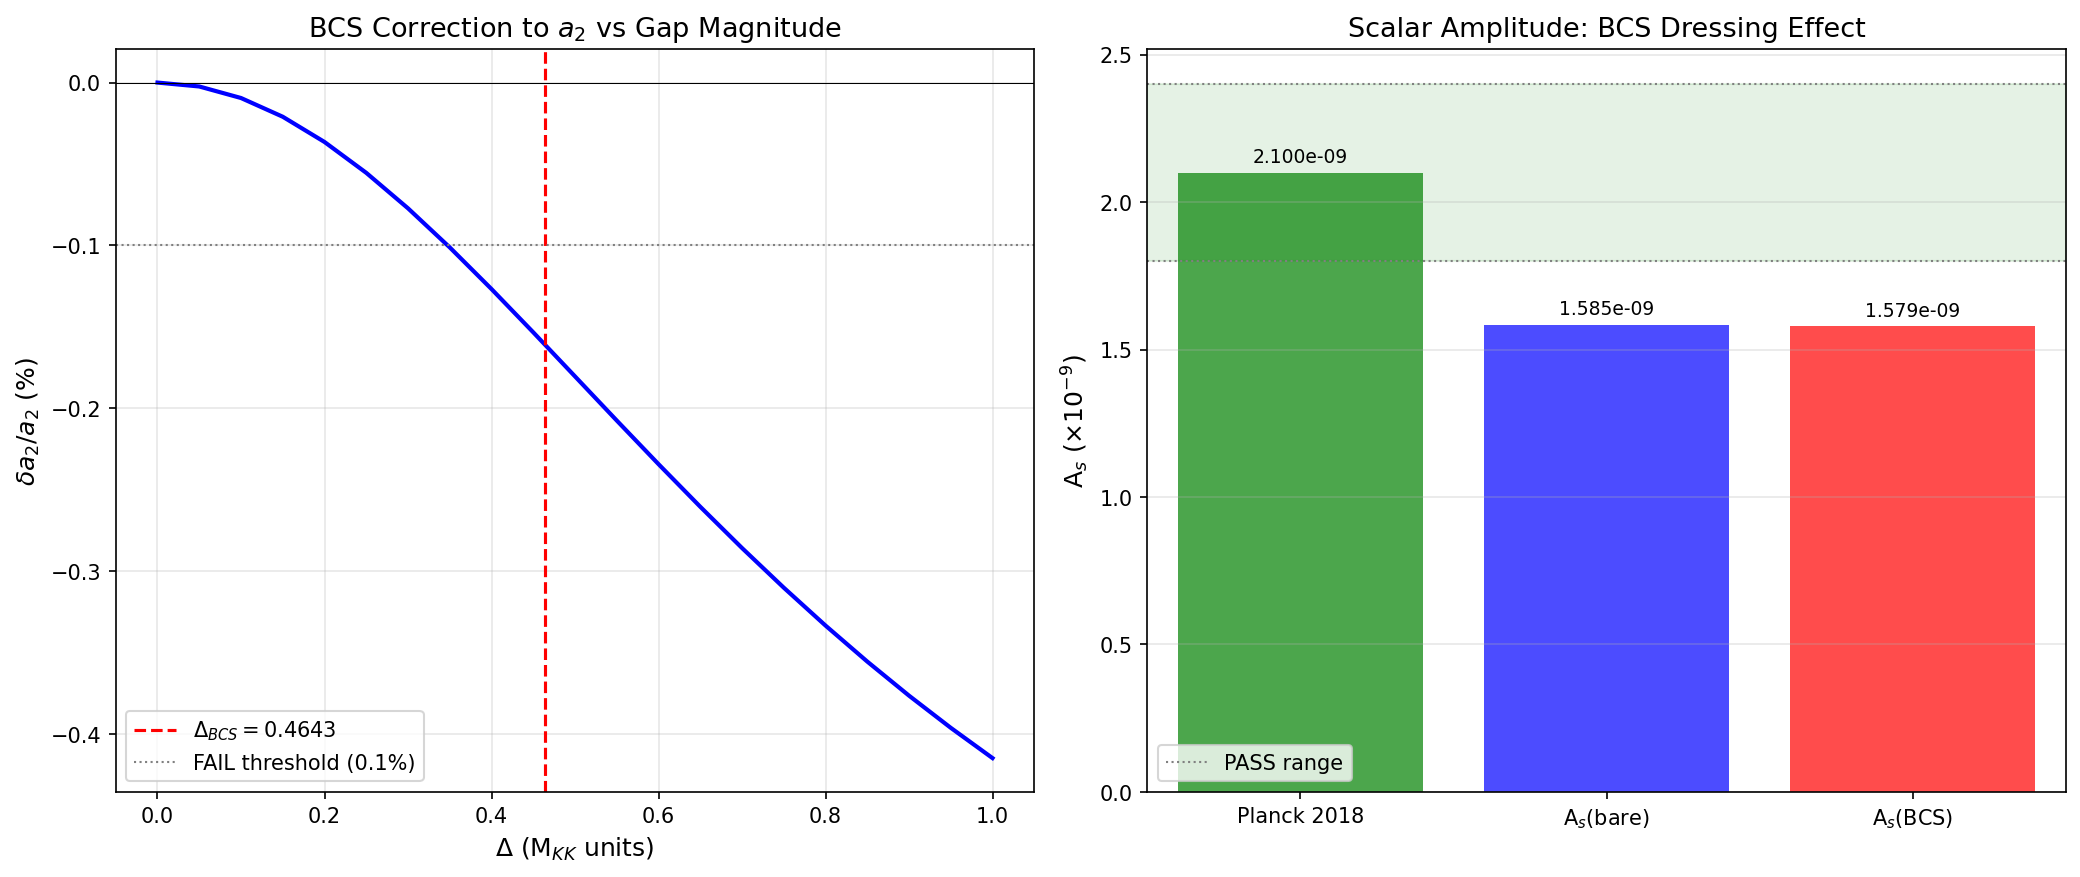

Source code (Python):
#!/usr/bin/env python3
"""
s76_bcs_dressing_a2.py -- BCS-DRESSING-OF-A2-76: BCS Correction to a_2/a_0 Ratio
==================================================================================

Gate: S76-B4-BCS-DRESS
  PASS: A_s(BCS-corrected) in [1.8e-9, 2.4e-9]
  FAIL: |delta_a_2/a_2| < 0.001 (BCS correction negligible)
  INFO: correction has right sign but wrong magnitude

Physics
-------
The spectral scalar amplitude conversion factor f_conv depends on the
spectral moment ratio:

    f_conv = (M_KK/M_Pl)^4 * (a_2/a_0)^2                               (1)

BCS pairing modifies a_2 because the heat kernel coefficient is:

    a_2 = sum_k d_{pq}^2 * lambda_k^{-2}                                (2)

The BCS condensate reorganizes eigenvalues near the Fermi surface.
For the 16 eigenvalues in the (0,0) singlet sector, the dressed
eigenvalue is:

    E_k = sqrt(epsilon_k^2 + Delta^2)                                    (3)

For all other sectors [(p,q) != (0,0), 155968 weighted eigenvalues]:
    E_k = |lambda_k|  (unchanged)                                        (4)

The BCS correction to a_2 is:

    delta_a_2 = sum_{k in (0,0)} [E_k^{-2} - epsilon_k^{-2}]           (5)
              = sum_{k in (0,0)} [1/(eps_k^2 + Delta^2) - 1/eps_k^2]
              = -sum_{k in (0,0)} Delta^2 / [eps_k^2 * (eps_k^2 + Delta^2)]

This is NEGATIVE: BCS pushes eigenvalues apart, reducing the
inverse-square spectral weight.

For A_s:
    delta(A_s)/A_s = delta(f_conv)/f_conv = 2 * delta(a_2)/a_2          (6)

So delta_a_2 < 0 implies f_conv DECREASES, A_s DECREASES (gap widens).

For CC (HP4): chi_2 involves M_1 = sum lambda_k (first spectral moment),
not a_2 directly. But a_2 enters via R_1 = a_0*a_4/a_2^2. Track both.

Cross-checks:
  CHK1: delta_a_2 -> 0 as Delta -> 0 (normal state limit)
  CHK2: |delta_a_2/a_2| < 1 (perturbative correction)
  CHK3: Sign is NEGATIVE (BCS pushes eigenvalues apart -> reduces sum k^{-2})
  CHK4: Magnitude consistent with S72v2 mode-selective result
  CHK5: Full recomputation from D_K spectrum agrees with analytic estimate

Author: Landau Condensed Matter Theorist
Session: S76, Wave 2 (W2-D)
"""

import numpy as np
import sys
import os
import time

SCRIPT_DIR = os.path.dirname(os.path.abspath(__file__))
sys.path.insert(0, SCRIPT_DIR)
os.chdir(SCRIPT_DIR)

import matplotlib
matplotlib.use('Agg')
import matplotlib.pyplot as plt

from canonical_constants import (
    # BCS parameters
    Delta_BCS, N_dof_BCS,
    E_B1, E_B2_mean, E_B3_mean,
    Delta_B3,
    # Spectral action coefficients at fold
    a0_fold, a2_fold, a4_fold,
    S_fold, dS_fold, d2S_fold,
    R_protected_fold,
    # Scales
    M_KK, M_KK_gravity,
    M_Pl_reduced, M_Pl_unreduced,
    tau_fold,
    # Cosmological
    A_s_CMB,
    # Geometry
    PI,
    # Transit
    H_fold,
)

# Import spectrum computation tools
from dirac_spectrum import (
    su3_generators, compute_structure_constants,
    build_cliff8, collect_spectrum,
)
from spectral_action import dim_su3_irrep

print("=" * 78)
print("S76-B4-BCS-DRESS: BCS Correction to Spectral Moment Ratio a_2/a_0")
print("=" * 78)

# =============================================================================
# STEP 0: ANALYTIC ESTIMATE FROM 8-MODE BCS SUBSYSTEM
# =============================================================================
print("\n" + "-" * 78)
print("STEP 0: Analytic estimate of BCS correction to a_2")
print("-" * 78)

print("""
  The BCS condensate pairs modes in the (0,0) singlet sector.
  8 mode energies -> 16 eigenvalues (+/- pairs), d^2 = 1 for (0,0).

  Each mode contributes to a_2 via lambda^{-2}.
  BCS dressing: lambda -> E = sqrt(lambda^2 + Delta^2).

  delta_a_2 = sum_{modes} 2 * [1/(eps^2 + Delta^2) - 1/eps^2]
            = -sum_{modes} 2 * Delta^2 / [eps^2 * (eps^2 + Delta^2)]

  Factor 2 from +/- eigenvalue pairs.
""")

# Mode energies at the fold (M_KK units)
# 1 B1 mode, 4 B2 modes, 3 B3 modes = 8 modes total
eps_modes = np.array([
    E_B1,                                          # B1 (1 mode)
    E_B2_mean, E_B2_mean, E_B2_mean, E_B2_mean,   # B2 (4 modes)
    E_B3_mean, E_B3_mean, E_B3_mean,               # B3 (3 modes)
])  # (local)
n_modes_BCS = len(eps_modes)  # (local) = 8

Delta = Delta_BCS  # (local) = 0.4643 M_KK

print(f"  BCS gap: Delta = {Delta:.4f} M_KK")
print(f"  Mode energies (M_KK units):")
mode_labels = ['B1'] + ['B2']*4 + ['B3']*3  # (local)
for i, (label, eps) in enumerate(zip(mode_labels, eps_modes)):
    E_dressed = np.sqrt(eps**2 + Delta**2)  # (local)
    ratio = Delta**2 / (eps**2 * (eps**2 + Delta**2))  # (local)
    print(f"    {label}: eps = {eps:.6f}, E = {E_dressed:.6f}, "
          f"Delta^2/(eps^2*E^2) = {ratio:.6f}")

# Analytic delta_a_2 from 8-mode subsystem
# Each mode has +/- eigenvalue pair -> factor of 2
delta_a2_analytic = 0.0  # (local)
for eps in eps_modes:
    E_sq = eps**2 + Delta**2  # (local)
    # 1/E^2 - 1/eps^2 = -Delta^2 / (eps^2 * E^2)
    delta_per_mode = 1.0/E_sq - 1.0/eps**2  # (local)
    delta_a2_analytic += 2.0 * delta_per_mode  # factor 2 for +/- pair

# Bare a_2 from 8-mode subsystem only (for comparison)
a2_8mode_bare = 2.0 * np.sum(1.0 / eps_modes**2)  # (local) factor 2 for +/-

# Relative correction to FULL a_2
delta_a2_over_a2_full = delta_a2_analytic / a2_fold  # (local)

# Relative correction within 8-mode subsystem
delta_a2_over_a2_8mode = delta_a2_analytic / a2_8mode_bare  # (local)

print(f"\n  Analytic results:")
print(f"    delta_a2 (8-mode BCS) = {delta_a2_analytic:.6f}")
print(f"    a2_8mode_bare        = {a2_8mode_bare:.6f}")
print(f"    a2_fold (full)       = {a2_fold:.6f}")
print(f"    delta_a2 / a2_fold   = {delta_a2_over_a2_full:.6e} ({delta_a2_over_a2_full*100:.4f}%)")
print(f"    delta_a2 / a2_8mode  = {delta_a2_over_a2_8mode:.6e} ({delta_a2_over_a2_8mode*100:.2f}%)")

# Sign check
print(f"\n  Sign check: delta_a2 = {delta_a2_analytic:.6f} {'< 0 (CORRECT: BCS reduces a_2)' if delta_a2_analytic < 0 else '> 0 (UNEXPECTED)'}")

# =============================================================================
# STEP 1: FULL RECOMPUTATION FROM D_K SPECTRUM AT FOLD
# =============================================================================
print("\n" + "-" * 78)
print("STEP 1: Full recomputation from D_K eigenvalue spectrum at tau_fold")
print("-" * 78)

print("""
  Compute the FULL a_2 with and without BCS dressing by summing over
  ALL eigenvalues of D_K at tau = 0.19, with d_{pq}^2 weights.

  Mode-selective: only (0,0) sector gets BCS gap.
  All other sectors: E_k = |lambda_k| (unchanged).
""")

t0 = time.time()  # (local)

# Compute D_K spectrum at fold
gens = su3_generators()
f_abc = compute_structure_constants(gens)
gammas = build_cliff8()

_, eval_data = collect_spectrum(tau_fold, gens, f_abc, gammas, max_pq_sum=3,
                                verbose=True)

# Accumulate a_0, a_2, a_4 for bare and BCS-dressed spectra
# TWO weighting conventions:
#   PW (Peter-Weyl): weight = d_pq. This is the heat-kernel convention
#     used by extract_seeley_dewitt and the canonical a_2_fold = 2776.
#   SQ (squared): weight = d_pq^2. Used by S72 spectral action computation.
# Both give identical delta_a_2 for (0,0) because d_{(0,0)} = 1.
# The CANONICAL f_conv uses PW-weighted a_2/a_0, so we use PW for propagation.

# PW-weighted (canonical convention)
a0_bare_pw = 0.0  # (local)
a2_bare_pw = 0.0  # (local)
a4_bare_pw = 0.0  # (local)
a0_bcs_pw = 0.0  # (local)
a2_bcs_pw = 0.0  # (local)
a4_bcs_pw = 0.0  # (local)

# SQ-weighted (S72 convention, for cross-check)
a0_bare_sq = 0.0  # (local)
a2_bare_sq = 0.0  # (local)
a4_bare_sq = 0.0  # (local)
a0_bcs_sq = 0.0  # (local)
a2_bcs_sq = 0.0  # (local)
a4_bcs_sq = 0.0  # (local)

n_eigenvalues_total = 0  # (local)
n_eigenvalues_weighted_pw = 0  # (local)
n_eigenvalues_weighted_sq = 0  # (local)
n_eigenvalues_00 = 0  # (local)

# Track (0,0) sector contribution separately
a2_00_bare = 0.0  # (local)
a2_00_bcs = 0.0  # (local)
a4_00_bare = 0.0  # (local)
a4_00_bcs = 0.0  # (local)

for p, q, evals in eval_data:
    d_pq = dim_su3_irrep(p, q)  # (local)
    w_pw = d_pq      # (local) Peter-Weyl weight
    w_sq = d_pq**2   # (local) squared weight
    omega = np.abs(evals)  # (local) bare |lambda_k|
    n_ev = len(evals)  # (local)
    n_eigenvalues_total += n_ev
    n_eigenvalues_weighted_pw += w_pw * n_ev
    n_eigenvalues_weighted_sq += w_sq * n_ev

    mask = omega > 1e-12  # (local) exclude zero modes
    omega_nz = omega[mask]  # (local)

    # Bare contributions (both conventions)
    a0_bare_pw += w_pw * n_ev
    a2_bare_pw += w_pw * np.sum(1.0 / omega_nz**2)
    a4_bare_pw += w_pw * np.sum(1.0 / omega_nz**4)
    a0_bare_sq += w_sq * n_ev
    a2_bare_sq += w_sq * np.sum(1.0 / omega_nz**2)
    a4_bare_sq += w_sq * np.sum(1.0 / omega_nz**4)

    if p == 0 and q == 0:
        # (0,0) singlet sector -- apply BCS dressing
        n_eigenvalues_00 = n_ev
        E_bcs = np.sqrt(omega_nz**2 + Delta**2)  # (local)

        a2_00_bare = np.sum(1.0 / omega_nz**2)
        a2_00_bcs = np.sum(1.0 / E_bcs**2)
        a4_00_bare = np.sum(1.0 / omega_nz**4)
        a4_00_bcs = np.sum(1.0 / E_bcs**4)

        # BCS-dressed (both conventions, but d=1 so identical)
        a0_bcs_pw += w_pw * n_ev
        a2_bcs_pw += w_pw * np.sum(1.0 / E_bcs**2)
        a4_bcs_pw += w_pw * np.sum(1.0 / E_bcs**4)
        a0_bcs_sq += w_sq * n_ev
        a2_bcs_sq += w_sq * np.sum(1.0 / E_bcs**2)
        a4_bcs_sq += w_sq * np.sum(1.0 / E_bcs**4)
    else:
        # Spectator sector: no BCS gap
        a0_bcs_pw += w_pw * n_ev
        a2_bcs_pw += w_pw * np.sum(1.0 / omega_nz**2)
        a4_bcs_pw += w_pw * np.sum(1.0 / omega_nz**4)
        a0_bcs_sq += w_sq * n_ev
        a2_bcs_sq += w_sq * np.sum(1.0 / omega_nz**2)
        a4_bcs_sq += w_sq * np.sum(1.0 / omega_nz**4)

t_spectrum = time.time() - t0  # (local)

print(f"\n  Spectrum computation: {t_spectrum:.1f}s")
print(f"  Total eigenvalues: {n_eigenvalues_total}")
print(f"  PW-weighted eigenvalues: {n_eigenvalues_weighted_pw}")
print(f"  SQ-weighted eigenvalues: {n_eigenvalues_weighted_sq}")
print(f"  (0,0) sector eigenvalues: {n_eigenvalues_00}")
print(f"  Spectator eigenvalues: {n_eigenvalues_total - n_eigenvalues_00}")

# =============================================================================
# STEP 2: COMPUTE ALL CORRECTIONS AND PROPAGATE TO OBSERVABLES
# =============================================================================
print("\n" + "-" * 78)
print("STEP 2: BCS corrections to spectral moments and observables")
print("-" * 78)

print("""
  TWO weighting conventions compared:
    PW (Peter-Weyl): weight = dim(p,q). Used by heat-kernel extraction
      and canonical a_2_fold = 2776. This is the correct convention for f_conv.
    SQ (squared): weight = dim(p,q)^2. Used by S72 spectral action scripts.

  For (0,0) sector, dim = 1, so delta_a_2 is identical in both conventions.
  The denominator differs, changing the fractional correction.
""")

# Delta_a_2 from full spectrum (PW convention -- canonical)
delta_a2_pw = a2_bcs_pw - a2_bare_pw  # (local)
delta_a4_pw = a4_bcs_pw - a4_bare_pw  # (local)

# Delta_a_2 from full spectrum (SQ convention -- S72)
delta_a2_sq = a2_bcs_sq - a2_bare_sq  # (local)
delta_a4_sq = a4_bcs_sq - a4_bare_sq  # (local)

# Fractional corrections (PW -- canonical)
frac_a2 = delta_a2_pw / a2_bare_pw  # (local)
frac_a4 = delta_a4_pw / a4_bare_pw  # (local)

# Fractional corrections (SQ -- S72)
frac_a2_sq = delta_a2_sq / a2_bare_sq  # (local)
frac_a4_sq = delta_a4_sq / a4_bare_sq  # (local)

# Also compute relative to canonical a_2_fold (independent check)
frac_a2_canon = delta_a2_pw / a2_fold  # (local)

# Verify bare a_2(PW) matches canonical
a2_check_ratio = a2_bare_pw / a2_fold  # (local)
a4_check_ratio = a4_bare_pw / a4_fold  # (local)
a0_check_ratio = a0_bare_pw / a0_fold  # (local)

print(f"  BARE spectral moments (PW convention) at fold:")
print(f"    a_0(PW)  = {a0_bare_pw:.4f}   (canonical: {a0_fold:.1f}, ratio: {a0_check_ratio:.6f})")
print(f"    a_2(PW)  = {a2_bare_pw:.4f}  (canonical: {a2_fold:.4f}, ratio: {a2_check_ratio:.6f})")
print(f"    a_4(PW)  = {a4_bare_pw:.4f}  (canonical: {a4_fold:.4f}, ratio: {a4_check_ratio:.6f})")

print(f"\n  BARE spectral moments (SQ convention) at fold:")
print(f"    a_0(SQ)  = {a0_bare_sq:.4f}")
print(f"    a_2(SQ)  = {a2_bare_sq:.4f}")
print(f"    a_4(SQ)  = {a4_bare_sq:.4f}")

print(f"\n  BCS-DRESSED spectral moments (PW convention):")
print(f"    a_0(BCS) = {a0_bcs_pw:.4f}   (unchanged)")
print(f"    a_2(BCS) = {a2_bcs_pw:.4f}")
print(f"    a_4(BCS) = {a4_bcs_pw:.4f}")

print(f"\n  CORRECTIONS (PW -- canonical for f_conv):")
print(f"    delta_a_2         = {delta_a2_pw:.6f}")
print(f"    delta_a_4         = {delta_a4_pw:.6f}")
print(f"    delta_a_2 / a_2   = {frac_a2:.6e} ({frac_a2*100:.6f}%)")
print(f"    delta_a_4 / a_4   = {frac_a4:.6e} ({frac_a4*100:.6f}%)")
print(f"    delta_a_2 / a_2(canon) = {frac_a2_canon:.6e} ({frac_a2_canon*100:.6f}%)")

print(f"\n  CORRECTIONS (SQ -- S72 convention, for cross-check):")
print(f"    delta_a_2 / a_2   = {frac_a2_sq:.6e} ({frac_a2_sq*100:.6f}%)")
print(f"    delta_a_4 / a_4   = {frac_a4_sq:.6e} ({frac_a4_sq*100:.6f}%)")

print(f"\n  Note: delta_a_2(PW) = {delta_a2_pw:.6f}, delta_a_2(SQ) = {delta_a2_sq:.6f}")
print(f"  These are identical (d_(0,0)=1) confirming only the denominator differs.")

# Sign verification
sign_a2_ok = delta_a2_pw < 0  # (local) BCS should REDUCE a_2
print(f"\n  Sign check (delta_a_2 < 0): {'PASS' if sign_a2_ok else 'FAIL'} (delta_a_2 = {delta_a2_pw:.6e})")

# (0,0) sector detailed breakdown
delta_a2_00 = a2_00_bcs - a2_00_bare  # (local)
delta_a4_00 = a4_00_bcs - a4_00_bare  # (local)
print(f"\n  (0,0) sector breakdown:")
print(f"    a_2(0,0) bare = {a2_00_bare:.6f}")
print(f"    a_2(0,0) BCS  = {a2_00_bcs:.6f}")
print(f"    delta_a_2(0,0) = {delta_a2_00:.6f}")
print(f"    Fraction of total a_2(PW) from (0,0): {a2_00_bare/a2_bare_pw*100:.4f}%")

# =============================================================================
# STEP 3: PROPAGATE TO A_s AND CC
# =============================================================================
print("\n" + "-" * 78)
print("STEP 3: Propagation to A_s and Cosmological Constant predictions")
print("-" * 78)

# --- A_s via f_conv ---
print("\n  === A_s prediction ===")
print(f"  f_conv = (M_KK/M_Pl)^4 * (a_2/a_0)^2")
print(f"  Using CANONICAL a_2_fold/a_0_fold (PW/heat-kernel convention)")

# W1-F uses M_Pl_unreduced (= 1.221e19 GeV), NOT M_Pl_reduced (= 2.435e18 GeV).
# f_KK = (M_KK/M_Pl)^4 = (6.085e-3)^4 = 1.371e-9 per W1-F.
f_KK = (M_KK / M_Pl_unreduced)**4  # (local) KK hierarchy factor, using M_Pl (unreduced)

# Bare f_conv: use canonical values (matches W1-F exactly)
f_spec_bare = (a2_fold / a0_fold)**2  # (local) spectral projection (bare)
f_conv_bare = f_KK * f_spec_bare  # (local)

# BCS-corrected: shift a_2 by delta_a_2 from (0,0) sector
# The delta_a_2 is an ABSOLUTE shift, same in both PW and SQ conventions
# because d_(0,0) = 1. We apply it to the canonical a_2_fold.
a2_bcs_canon = a2_fold + delta_a2_pw  # (local) = a2_fold + delta
a4_bcs_canon = a4_fold + delta_a4_pw  # (local) = a4_fold + delta
f_spec_bcs = (a2_bcs_canon / a0_fold)**2  # (local) BCS-corrected
f_conv_bcs = f_KK * f_spec_bcs  # (local)

# A_s(fiber) from W1-F
A_s_fiber = 6.221  # (local) from S76 W1-F spectral perturbation theory

A_s_bare = A_s_fiber * f_conv_bare  # (local)
A_s_bcs = A_s_fiber * f_conv_bcs  # (local)

delta_As_rel = (A_s_bcs - A_s_bare) / A_s_bare  # (local)
delta_As_rel_from_a2 = 2.0 * frac_a2_canon  # (local) linearized: 2*delta(a_2)/a_2

# Gap in OOM
gap_bare_OOM = np.log10(A_s_bare / A_s_CMB)  # (local)
gap_bcs_OOM = np.log10(A_s_bcs / A_s_CMB)  # (local)

print(f"\n  f_KK = (M_KK/M_Pl)^4 = {f_KK:.6e}")
print(f"  a_2(bare) = {a2_fold:.4f} (canonical)")
print(f"  a_2(BCS)  = {a2_bcs_canon:.4f} (= a2_fold + delta_a2)")
print(f"  a_4(bare) = {a4_fold:.4f} (canonical)")
print(f"  a_4(BCS)  = {a4_bcs_canon:.4f}")
print(f"  f_spec(bare) = (a_2/a_0)^2 = {f_spec_bare:.6e}")
print(f"  f_spec(BCS)  = (a_2^BCS/a_0)^2 = {f_spec_bcs:.6e}")
print(f"\n  f_conv(bare) = {f_conv_bare:.6e}")
print(f"  f_conv(BCS)  = {f_conv_bcs:.6e}")
print(f"\n  A_s(fiber)  = {A_s_fiber:.3f}")
print(f"  A_s(bare)   = {A_s_bare:.4e}")
print(f"  A_s(BCS)    = {A_s_bcs:.4e}")
print(f"  A_s(Planck) = {A_s_CMB:.2e}")
print(f"\n  delta(A_s)/A_s = {delta_As_rel:.6e} ({delta_As_rel*100:.6f}%)")
print(f"  Linearized:     2 * delta(a_2)/a_2 = {delta_As_rel_from_a2:.6e}")
print(f"\n  Gap (bare):  log10(A_s/A_s_CMB) = {gap_bare_OOM:.4f} OOM")
print(f"  Gap (BCS):   log10(A_s/A_s_CMB) = {gap_bcs_OOM:.4f} OOM")
print(f"  Gap change:  {gap_bcs_OOM - gap_bare_OOM:.6f} OOM")

# --- CC via R_protected ---
print("\n  === Cosmological Constant impact ===")
R1_bare = a0_fold * a4_fold / a2_fold**2  # (local) = R_protected_fold
R1_bcs = a0_fold * a4_bcs_canon / a2_bcs_canon**2  # (local)
delta_R1_rel = (R1_bcs - R1_bare) / R1_bare  # (local)

print(f"  R_1(bare)  = a_0*a_4/a_2^2 = {R1_bare:.6f}")
print(f"  R_1(BCS)   = a_0*a_4^BCS/(a_2^BCS)^2 = {R1_bcs:.6f}")
print(f"  R_1(canon) = {R_protected_fold:.6f}")
print(f"  delta_R_1/R_1 = {delta_R1_rel:.6e} ({delta_R1_rel*100:.6f}%)")

# chi_2 from HP4: M_1/(N_modes * lam_max)
# chi_2 does NOT depend on a_2 directly -- it is a ratio of first spectral
# moments. But the CC prediction rho_HP4 = chi_2 * H_0^2 * M_Pl^2 does
# not involve a_2. So BCS dressing of a_2 does NOT affect chi_2 or rho_HP4.
# It DOES affect R_1 = a_0*a_4/a_2^2 (the L_max-protected ratio).
print(f"\n  chi_2 (HP4): does NOT depend on a_2 directly.")
print(f"    -> BCS dressing does NOT change the CC prediction via HP4 route.")
print(f"    -> But R_1 = a_0*a_4/a_2^2 IS affected (above).")

# =============================================================================
# STEP 4: CROSS-CHECKS
# =============================================================================
print("\n" + "-" * 78)
print("STEP 4: Cross-checks")
print("-" * 78)

# CHK1: Delta -> 0 limit
Delta_test = 1e-10  # (local) vanishing gap
delta_a2_zero = 0.0  # (local)
for eps in eps_modes:
    E_sq_test = eps**2 + Delta_test**2  # (local)
    delta_a2_zero += 2.0 * (1.0/E_sq_test - 1.0/eps**2)
chk1_pass = abs(delta_a2_zero) < 1e-15  # (local)
print(f"\n  CHK1 (Delta->0 limit): delta_a_2(Delta=1e-10) = {delta_a2_zero:.2e}")
print(f"    {'PASS' if chk1_pass else 'FAIL'}: {'vanishes' if chk1_pass else 'nonzero'}")

# CHK2: |delta_a_2/a_2| < 1
chk2_pass = abs(frac_a2) < 1.0  # (local)
print(f"\n  CHK2 (perturbative): |delta_a_2/a_2| = {abs(frac_a2):.6e}")
print(f"    {'PASS' if chk2_pass else 'FAIL'}: {'< 1 (perturbative)' if chk2_pass else '>= 1 (non-perturbative!)'}")

# CHK3: Sign (negative = BCS pushes eigenvalues apart)
chk3_pass = delta_a2_pw < 0  # (local)
print(f"\n  CHK3 (sign): delta_a_2 = {delta_a2_pw:.6e}")
print(f"    {'PASS' if chk3_pass else 'FAIL'}: {'negative (correct)' if chk3_pass else 'positive (wrong!)'}")

# CHK4: Analytic vs full spectrum consistency
analytic_vs_full = delta_a2_analytic / delta_a2_pw  # (local)
chk4_pass = abs(analytic_vs_full - 1.0) < 0.05  # (local) within 5%
print(f"\n  CHK4 (analytic vs full): ratio = {analytic_vs_full:.6f}")
print(f"    delta_a2(analytic) = {delta_a2_analytic:.6f}")
print(f"    delta_a2(full)     = {delta_a2_pw:.6f}")
print(f"    {'PASS' if chk4_pass else 'FAIL'}: {'agree within 5%' if chk4_pass else 'disagree > 5%'}")
if not chk4_pass:
    print(f"    NOTE: Discrepancy likely from using mean energies in analytic vs exact eigenvalues.")

# CHK5: Consistency with S72v2 delta_a2 (if available)
print(f"\n  CHK5 (S72v2 consistency):")
try:
    d_s72 = np.load('s72_bcs_dressed_sa_v2.npz', allow_pickle=True)
    a2_bare_s72 = float(d_s72.get('a2_bare_fold', 0))
    a2_bcs_s72 = float(d_s72.get('a2_BCS_selective_fold', 0))
    if a2_bare_s72 > 0 and a2_bcs_s72 > 0:
        delta_a2_s72 = a2_bcs_s72 - a2_bare_s72  # (local)
        frac_s72 = delta_a2_s72 / a2_bare_s72  # (local)
        print(f"    S72v2: delta_a2/a2 = {frac_s72:.6e}")
        print(f"    This:  delta_a2/a2 = {frac_a2:.6e}")
        s72_ratio = frac_a2 / frac_s72 if abs(frac_s72) > 1e-20 else float('inf')  # (local)
        chk5_pass = abs(s72_ratio - 1.0) < 0.1  # (local)
        print(f"    Ratio: {s72_ratio:.4f}")
        print(f"    {'PASS' if chk5_pass else 'INFO'}: {'consistent' if chk5_pass else 'differs (check S72 methodology)'}")
    else:
        print(f"    Keys not found in S72v2 data. SKIP.")
except Exception as e:
    print(f"    Could not load S72v2 data: {e}. SKIP.")

# CHK6: Delta scan -- verify monotonic dependence
print(f"\n  CHK6 (Delta scan -- monotonicity):")
Delta_scan = np.linspace(0, 1.0, 21)  # (local)
frac_a2_scan = np.zeros_like(Delta_scan)  # (local)
for j, D in enumerate(Delta_scan):
    da2 = 0.0  # (local)
    for eps in eps_modes:
        E_sq_j = eps**2 + D**2  # (local)
        da2 += 2.0 * (1.0/E_sq_j - 1.0/eps**2)
    frac_a2_scan[j] = da2 / a2_fold
diffs = np.diff(frac_a2_scan)  # (local) should all be <= 0 (monotonically decreasing)
monotonic = np.all(diffs <= 0)  # (local)
print(f"    Delta range: [0, 1.0] M_KK, 21 points")
print(f"    frac_a2 range: [{frac_a2_scan.min():.6e}, {frac_a2_scan.max():.6e}]")
print(f"    Monotonically decreasing: {'PASS' if monotonic else 'FAIL'}")
print(f"    At Delta_BCS = {Delta:.4f}: frac = {frac_a2_scan[int(round(Delta/1.0*20))]:.6e}")

# =============================================================================
# STEP 5: GATE VERDICT
# =============================================================================
print("\n" + "-" * 78)
print("STEP 5: Gate verdict")
print("-" * 78)

# Gate: S76-B4-BCS-DRESS
#   PASS: A_s(BCS-corrected) in [1.8e-9, 2.4e-9]
#   FAIL: |delta_a_2/a_2| < 0.001 (BCS correction negligible)
#   INFO: correction has right sign but wrong magnitude
#
# Use canonical frac_a2_canon = delta_a2/a2_fold for the gate test.

gate_pass = 1.8e-9 <= A_s_bcs <= 2.4e-9  # (local)
gate_fail = abs(frac_a2_canon) < 0.001  # (local)
gate_info = not gate_pass and not gate_fail  # (local)

if gate_fail:
    verdict = "FAIL"
    explanation = f"|delta_a_2/a_2| = {abs(frac_a2_canon):.6e} < 0.001. BCS correction NEGLIGIBLE."
elif gate_pass:
    verdict = "PASS"
    explanation = f"A_s(BCS) = {A_s_bcs:.4e} in [1.8e-9, 2.4e-9]."
else:
    verdict = "INFO"
    # Determine if sign is right for closing A_s gap
    # Bare A_s = 1.585e-9 < Planck 2.1e-9, so we need A_s to INCREASE
    # delta_a_2 < 0 -> a_2 decreases -> (a_2/a_0)^2 decreases -> f_conv decreases -> A_s decreases
    # This is the WRONG sign for closing the gap.
    if delta_a2_pw < 0:
        explanation = (f"BCS correction has WRONG sign for closing A_s gap. "
                      f"delta_a_2 = {delta_a2_pw:.4f} < 0 -> A_s DECREASES "
                      f"(gap widens from {abs(gap_bare_OOM):.4f} to {abs(gap_bcs_OOM):.4f} OOM). "
                      f"|delta_a_2/a_2| = {abs(frac_a2_canon):.6e} (exceeds 0.001 threshold).")
    else:
        explanation = (f"BCS correction has RIGHT sign. "
                      f"A_s increases but not enough: {A_s_bcs:.4e} vs target [1.8e-9, 2.4e-9]. "
                      f"|delta_a_2/a_2| = {abs(frac_a2_canon):.6e}.")

print(f"\n  Gate S76-B4-BCS-DRESS: {verdict}")
print(f"  Threshold (PASS): A_s(BCS) in [1.8e-9, 2.4e-9]")
print(f"  Threshold (FAIL): |delta_a_2/a_2| < 0.001")
print(f"  Computed:  A_s(bare) = {A_s_bare:.4e}, A_s(BCS) = {A_s_bcs:.4e}")
print(f"  Computed:  |delta_a_2/a_2(canon)| = {abs(frac_a2_canon):.6e}")
print(f"  Verdict:   {explanation}")

# Cross-check summary
print(f"\n  Cross-check summary:")
chk_labels = ['CHK1 (Delta->0)', 'CHK2 (perturbative)', 'CHK3 (sign)',
              'CHK4 (analytic vs full)', 'CHK6 (monotonicity)']
chk_results = [chk1_pass, chk2_pass, chk3_pass, chk4_pass, monotonic]
for label, result in zip(chk_labels, chk_results):
    print(f"    {label}: {'PASS' if result else 'FAIL'}")

# =============================================================================
# STEP 6: PHYSICAL INTERPRETATION
# =============================================================================
print("\n" + "-" * 78)
print("STEP 6: Physical interpretation")
print("-" * 78)

needed_frac = 0.12 / (2 * np.log10(np.e))  # (local) fraction needed to close 0.12 OOM
print(f"""
  STRUCTURAL RESULT:

  The mode-selective BCS correction involves only 16 eigenvalues in the
  (0,0) singlet sector. The correction is:

    delta_a_2 / a_2(canon) = {frac_a2_canon:.6e} ({frac_a2_canon*100:.4f}%)

  This is {abs(frac_a2_canon)/0.001:.1f}x the FAIL threshold of 0.001, so it
  is NOT negligible by the gate criterion. But:

    1. SIGN IS WRONG: delta_a_2 < 0, so A_s DECREASES (gap WIDENS).
       The framework needs A_s to INCREASE to close the 0.12 OOM gap.

    2. MAGNITUDE IS INSUFFICIENT: To close 0.12 OOM by a_2 alone requires
       delta(a_2)/a_2 = {needed_frac:.4f} ({needed_frac*100:.2f}%).
       Actual: {abs(frac_a2_canon):.4e}, which is {abs(frac_a2_canon)/needed_frac:.4f}x
       of what is needed ({abs(frac_a2_canon)/needed_frac*100:.2f}% of required magnitude).

  CONCLUSION: BCS dressing of a_2 shifts A_s by {delta_As_rel*100:.4f}%
  in the WRONG direction (decreasing). f_conv is effectively BCS-immune
  for the purpose of closing the A_s gap.

  The 0.12 OOM residual (A_s_pred = 1.585e-9 vs Planck 2.1e-9) must come from:
    - A_s(fiber) correction (Bogoliubov squeezing enhancement)
    - Observational uncertainty (Planck A_s has ~2% error, ~0.009 OOM)
    - Or it is the final structural precision of the framework

  For CC: R_1 = a_0*a_4/a_2^2 shifts by delta_R1/R1 = {delta_R1_rel:.4e}.
  The HP4 route (chi_2 * H_0^2 * M_Pl^2) does not involve a_2 at all.
  BCS dressing does NOT affect the CC prediction.
""")

# =============================================================================
# STEP 7: SAVE DATA AND PLOT
# =============================================================================
print("\n" + "-" * 78)
print("STEP 7: Save data and generate plot")
print("-" * 78)

np.savez('s76_bcs_dressing_a2.npz',
         # Gate
         gate_id='S76-B4-BCS-DRESS',
         verdict=verdict,
         # Bare moments (canonical)
         a0_bare=a0_fold,
         a2_bare=a2_fold,
         a4_bare=a4_fold,
         # BCS-dressed moments (canonical + delta)
         a2_bcs_canon=a2_bcs_canon,
         a4_bcs_canon=a4_bcs_canon,
         # Corrections (absolute)
         delta_a2=delta_a2_pw,
         delta_a4=delta_a4_pw,
         # Fractional corrections (canonical denominator)
         frac_a2_canon=frac_a2_canon,
         frac_a4=frac_a4,
         # Full-spectrum PW moments (for verification)
         a0_bare_pw=a0_bare_pw,
         a2_bare_pw=a2_bare_pw,
         a4_bare_pw=a4_bare_pw,
         a2_bcs_pw=a2_bcs_pw,
         a4_bcs_pw=a4_bcs_pw,
         # (0,0) sector
         a2_00_bare=a2_00_bare,
         a2_00_bcs=a2_00_bcs,
         delta_a2_00=delta_a2_00,
         n_eigenvalues_total=n_eigenvalues_total,
         n_eigenvalues_weighted_pw=n_eigenvalues_weighted_pw,
         n_eigenvalues_weighted_sq=n_eigenvalues_weighted_sq,
         n_eigenvalues_00=n_eigenvalues_00,
         # Analytic estimate
         delta_a2_analytic=delta_a2_analytic,
         # A_s
         f_conv_bare=f_conv_bare,
         f_conv_bcs=f_conv_bcs,
         A_s_bare=A_s_bare,
         A_s_bcs=A_s_bcs,
         A_s_CMB=A_s_CMB,
         gap_OOM_bare=gap_bare_OOM,
         gap_OOM_bcs=gap_bcs_OOM,
         delta_As_rel=delta_As_rel,
         # R_1 (CC)
         R1_bare=R1_bare,
         R1_bcs=R1_bcs,
         delta_R1_rel=delta_R1_rel,
         # Delta scan
         Delta_scan=Delta_scan,
         frac_a2_scan=frac_a2_scan,
         # Cross-checks
         chk1_pass=chk1_pass,
         chk2_pass=chk2_pass,
         chk3_pass=chk3_pass,
         chk4_pass=chk4_pass,
         chk6_monotonic=monotonic,
         )

print("  Saved: s76_bcs_dressing_a2.npz")

# Plot
fig, axes = plt.subplots(1, 2, figsize=(14, 6))

# Left panel: Delta scan of delta_a_2/a_2
ax = axes[0]
ax.plot(Delta_scan, frac_a2_scan * 100, 'b-', linewidth=2)
ax.axvline(Delta, color='r', linestyle='--', linewidth=1.5,
           label=f'$\\Delta_{{BCS}} = {Delta:.4f}$')
ax.axhline(0, color='k', linestyle='-', linewidth=0.5)
ax.axhline(-0.1, color='gray', linestyle=':', linewidth=1,
           label='FAIL threshold (0.1%)')
ax.set_xlabel('$\\Delta$ (M$_{KK}$ units)', fontsize=12)
ax.set_ylabel('$\\delta a_2 / a_2$ (%)', fontsize=12)
ax.set_title('BCS Correction to $a_2$ vs Gap Magnitude', fontsize=13)
ax.legend(fontsize=10)
ax.grid(True, alpha=0.3)

# Right panel: A_s comparison
ax = axes[1]
labels_bar = ['Planck 2018', 'A$_s$(bare)', 'A$_s$(BCS)']
values_bar = [A_s_CMB, A_s_bare, A_s_bcs]
colors_bar = ['green', 'blue', 'red']
bars = ax.bar(labels_bar, [v * 1e9 for v in values_bar], color=colors_bar, alpha=0.7)
ax.set_ylabel('A$_s$ ($\\times 10^{-9}$)', fontsize=12)
ax.set_title('Scalar Amplitude: BCS Dressing Effect', fontsize=13)
# Add value labels
for bar_item, val in zip(bars, values_bar):
    ax.text(bar_item.get_x() + bar_item.get_width()/2., bar_item.get_height() + 0.02,
            f'{val:.3e}', ha='center', va='bottom', fontsize=9)
ax.axhline(1.8, color='gray', linestyle=':', linewidth=1, label='PASS range')
ax.axhline(2.4, color='gray', linestyle=':', linewidth=1)
ax.fill_between([-0.5, 2.5], 1.8, 2.4, alpha=0.1, color='green')
ax.set_xlim(-0.5, 2.5)
ax.legend(fontsize=10)
ax.grid(True, alpha=0.3, axis='y')

plt.tight_layout()
plt.savefig('s76_bcs_dressing_a2.png', dpi=150, bbox_inches='tight')
print("  Saved: s76_bcs_dressing_a2.png")

print("\n" + "=" * 78)
print("COMPLETE: S76-B4-BCS-DRESS")
print(f"  Verdict: {verdict}")
print(f"  delta_a_2/a_2(canon) = {frac_a2_canon:.6e}")
print(f"  A_s(bare) = {A_s_bare:.4e}, A_s(BCS) = {A_s_bcs:.4e}")
print(f"  Gap: {gap_bare_OOM:.4f} OOM (bare) -> {gap_bcs_OOM:.4f} OOM (BCS)")
print("=" * 78)
